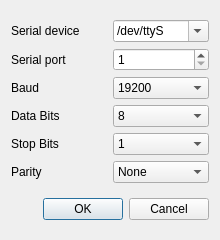
<?xml version="1.0" encoding="UTF-8"?>
<ui version="4.0">
 <class>SettingsModbusRTU</class>
 <widget class="QDialog" name="SettingsModbusRTU">
  <property name="geometry">
   <rect>
    <x>0</x>
    <y>0</y>
    <width>220</width>
    <height>240</height>
   </rect>
  </property>
  <property name="minimumSize">
   <size>
    <width>220</width>
    <height>240</height>
   </size>
  </property>
  <property name="maximumSize">
   <size>
    <width>220</width>
    <height>300</height>
   </size>
  </property>
  <property name="windowTitle">
   <string>Modbus RTU Settings</string>
  </property>
  <property name="windowIcon">
   <iconset resource="icons/pyModSlaveQt.qrc">
    <normaloff>:/img/options-16.png</normaloff>:/img/options-16.png</iconset>
  </property>
  <property name="modal">
   <bool>true</bool>
  </property>
  <layout class="QVBoxLayout" name="verticalLayout">
   <item>
    <layout class="QGridLayout" name="gridLayout">
     <item row="4" column="1">
      <widget class="QComboBox" name="cmbStopBits">
       <property name="currentIndex">
        <number>0</number>
       </property>
       <item>
        <property name="text">
         <string>1</string>
        </property>
       </item>
       <item>
        <property name="text">
         <string>1.5</string>
        </property>
       </item>
       <item>
        <property name="text">
         <string>2</string>
        </property>
       </item>
      </widget>
     </item>
     <item row="1" column="1">
      <widget class="QSpinBox" name="cmbPort">
       <property name="minimum">
        <number>1</number>
       </property>
       <property name="maximum">
        <number>128</number>
       </property>
      </widget>
     </item>
     <item row="1" column="0">
      <widget class="QLabel" name="lblPort">
       <property name="minimumSize">
        <size>
         <width>0</width>
         <height>0</height>
        </size>
       </property>
       <property name="text">
        <string>Serial port</string>
       </property>
      </widget>
     </item>
     <item row="4" column="0">
      <widget class="QLabel" name="lblStopBits">
       <property name="text">
        <string>Stop Bits</string>
       </property>
       <property name="buddy">
        <cstring>cmbStopBits</cstring>
       </property>
      </widget>
     </item>
     <item row="3" column="1">
      <widget class="QComboBox" name="cmbDataBits">
       <property name="currentIndex">
        <number>1</number>
       </property>
       <item>
        <property name="text">
         <string>7</string>
        </property>
       </item>
       <item>
        <property name="text">
         <string>8</string>
        </property>
       </item>
      </widget>
     </item>
     <item row="3" column="0">
      <widget class="QLabel" name="lblDataBits">
       <property name="text">
        <string>Data Bits</string>
       </property>
       <property name="buddy">
        <cstring>cmbDataBits</cstring>
       </property>
      </widget>
     </item>
     <item row="2" column="1">
      <widget class="QComboBox" name="cmbBaud">
       <property name="currentIndex">
        <number>4</number>
       </property>
       <item>
        <property name="text">
         <string>1200</string>
        </property>
       </item>
       <item>
        <property name="text">
         <string>2400</string>
        </property>
       </item>
       <item>
        <property name="text">
         <string>4800</string>
        </property>
       </item>
       <item>
        <property name="text">
         <string>9600</string>
        </property>
       </item>
       <item>
        <property name="text">
         <string>19200</string>
        </property>
       </item>
       <item>
        <property name="text">
         <string>38400</string>
        </property>
       </item>
       <item>
        <property name="text">
         <string>57600</string>
        </property>
       </item>
       <item>
        <property name="text">
         <string>115200</string>
        </property>
       </item>
      </widget>
     </item>
     <item row="2" column="0">
      <widget class="QLabel" name="lblBaud">
       <property name="text">
        <string>Baud</string>
       </property>
       <property name="buddy">
        <cstring>cmbBaud</cstring>
       </property>
      </widget>
     </item>
     <item row="5" column="1">
      <widget class="QComboBox" name="cmbParity">
       <property name="currentIndex">
        <number>0</number>
       </property>
       <item>
        <property name="text">
         <string>None</string>
        </property>
       </item>
       <item>
        <property name="text">
         <string>Odd</string>
        </property>
       </item>
       <item>
        <property name="text">
         <string>Even</string>
        </property>
       </item>
      </widget>
     </item>
     <item row="5" column="0">
      <widget class="QLabel" name="lblParity">
       <property name="text">
        <string>Parity</string>
       </property>
       <property name="buddy">
        <cstring>cmbParity</cstring>
       </property>
      </widget>
     </item>
     <item row="0" column="0">
      <widget class="QLabel" name="lblDev">
       <property name="text">
        <string>Serial device</string>
       </property>
      </widget>
     </item>
     <item row="0" column="1">
      <widget class="QComboBox" name="cmbDev">
       <property name="editable">
        <bool>true</bool>
       </property>
       <item>
        <property name="text">
         <string>/dev/ttyS</string>
        </property>
       </item>
       <item>
        <property name="text">
         <string>/dev/ttyUSB</string>
        </property>
       </item>
      </widget>
     </item>
    </layout>
   </item>
   <item>
    <widget class="QDialogButtonBox" name="buttonBox">
     <property name="orientation">
      <enum>Qt::Horizontal</enum>
     </property>
     <property name="standardButtons">
      <set>QDialogButtonBox::Cancel|QDialogButtonBox::Ok</set>
     </property>
    </widget>
   </item>
  </layout>
 </widget>
 <resources>
  <include location="icons/pyModSlaveQt.qrc"/>
 </resources>
 <connections>
  <connection>
   <sender>buttonBox</sender>
   <signal>accepted()</signal>
   <receiver>SettingsModbusRTU</receiver>
   <slot>accept()</slot>
   <hints>
    <hint type="sourcelabel">
     <x>248</x>
     <y>254</y>
    </hint>
    <hint type="destinationlabel">
     <x>157</x>
     <y>274</y>
    </hint>
   </hints>
  </connection>
  <connection>
   <sender>buttonBox</sender>
   <signal>rejected()</signal>
   <receiver>SettingsModbusRTU</receiver>
   <slot>reject()</slot>
   <hints>
    <hint type="sourcelabel">
     <x>316</x>
     <y>260</y>
    </hint>
    <hint type="destinationlabel">
     <x>286</x>
     <y>274</y>
    </hint>
   </hints>
  </connection>
 </connections>
</ui>
